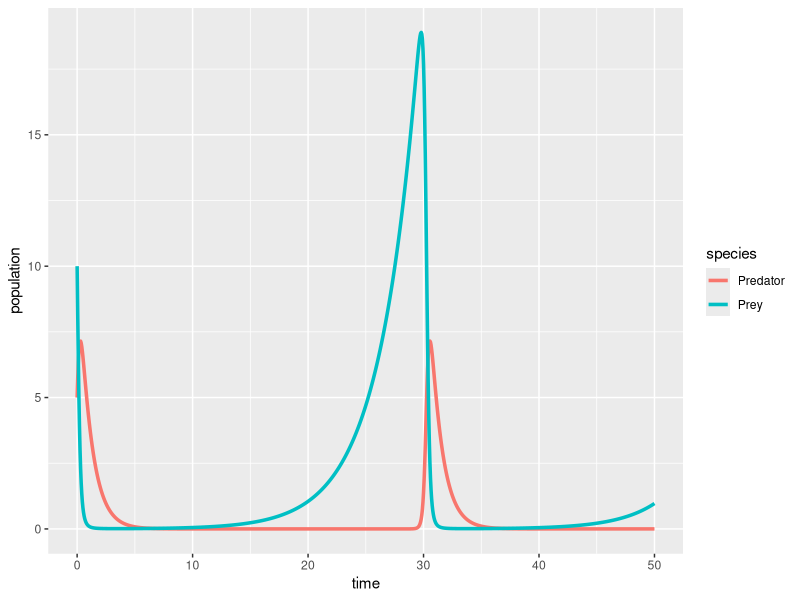

Recreate this plot in R.
## ---- chunk 1
#| message: false
#| warning: false
# load libraries ----
library(tidyverse)
library(deSolve)
library(kableExtra)
## ---- chunk 2
# Create a sequence of times (days) ----
time <- seq(from = 0, to = 50, by = 0.05)

# Set some parameter values (these can change - keep it in mind) ----
parameters <- c(r = .3, alpha = 0.8, beta = 0.4, q = 1)

# Set the initial condition (prey and predator populations at t = 0) ----
# Recall: V = prey, P = predator
init_cond <- c(V = 10, P = 5)

# Prepare the series of differential equations as a function ----
lv_equations <- function(time, init_cond, parameters) {
  with(as.list(c(init_cond, parameters)), {
    dVdt = r * V - alpha * V * P
    dPdt = beta * V * P - q * P
    return(list(c(dVdt, dPdt)))
  })
}

# Find the approximate the solution using `deSolve::ode()` ----
approx_lv <- ode(y = init_cond, times = time, func = lv_equations, parms = parameters)

# Check the class ----
class(approx_lv)

# We really want this to be a data frame, AND we want both prey (V) and predator (P) to be in the same column -- we'll learn why in EDS 221 (tidy data) ----
approx_lk_df <- data.frame(approx_lv) |> 
  pivot_longer(cols = c(V, P), names_to = "species", values_to = "population")

# Plot it ----
ggplot(data = approx_lk_df, aes(x = time, y = population)) +
  geom_line(aes(color = species), linewidth = 1.2) +
  scale_color_discrete(labels = c("Predator", "Prey"))
